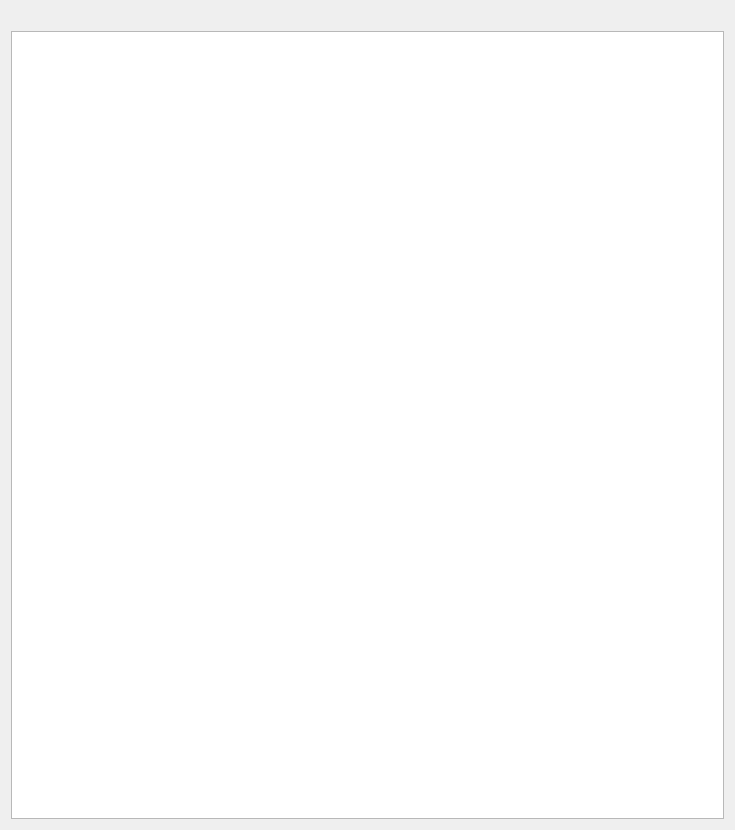
<?xml version="1.0" encoding="UTF-8"?>
<ui version="4.0">
 <class>MessageRead</class>
 <widget class="QWidget" name="MessageRead">
  <property name="geometry">
   <rect>
    <x>0</x>
    <y>0</y>
    <width>735</width>
    <height>830</height>
   </rect>
  </property>
  <property name="windowTitle">
   <string>Сообщение</string>
  </property>
  <layout class="QGridLayout" name="gridLayout">
   <item row="1" column="0">
    <widget class="QTextBrowser" name="message_text">
     <property name="font">
      <font>
       <family>Segoe MDL2 Assets</family>
       <pointsize>12</pointsize>
      </font>
     </property>
     <property name="openExternalLinks">
      <bool>true</bool>
     </property>
    </widget>
   </item>
   <item row="0" column="0">
    <widget class="QLabel" name="Image">
     <property name="text">
      <string/>
     </property>
    </widget>
   </item>
  </layout>
 </widget>
 <resources/>
 <connections/>
</ui>
